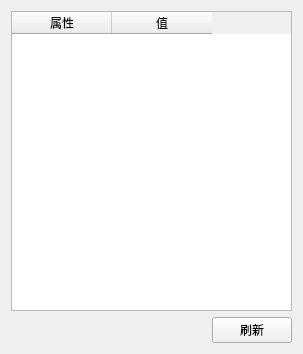
<?xml version="1.0" encoding="UTF-8"?>
<ui version="4.0">
 <class>NctiFaceAttribute</class>
 <widget class="QWidget" name="NctiFaceAttribute">
  <property name="geometry">
   <rect>
    <x>0</x>
    <y>0</y>
    <width>303</width>
    <height>354</height>
   </rect>
  </property>
  <property name="windowTitle">
   <string>Form</string>
  </property>
  <layout class="QVBoxLayout" name="verticalLayout">
   <item>
    <widget class="QTableWidget" name="tableWidget">
     <property name="rowCount">
      <number>0</number>
     </property>
     <property name="columnCount">
      <number>2</number>
     </property>
     <attribute name="verticalHeaderVisible">
      <bool>false</bool>
     </attribute>
     <column>
      <property name="text">
       <string>属性</string>
      </property>
     </column>
     <column>
      <property name="text">
       <string>值</string>
      </property>
     </column>
    </widget>
   </item>
   <item>
    <layout class="QHBoxLayout" name="horizontalLayout_4">
     <item>
      <spacer name="horizontalSpacer">
       <property name="orientation">
        <enum>Qt::Horizontal</enum>
       </property>
       <property name="sizeHint" stdset="0">
        <size>
         <width>40</width>
         <height>20</height>
        </size>
       </property>
      </spacer>
     </item>
     <item>
      <widget class="QPushButton" name="pushButton_refresh">
       <property name="text">
        <string>刷新</string>
       </property>
      </widget>
     </item>
    </layout>
   </item>
  </layout>
 </widget>
 <resources/>
 <connections/>
</ui>
